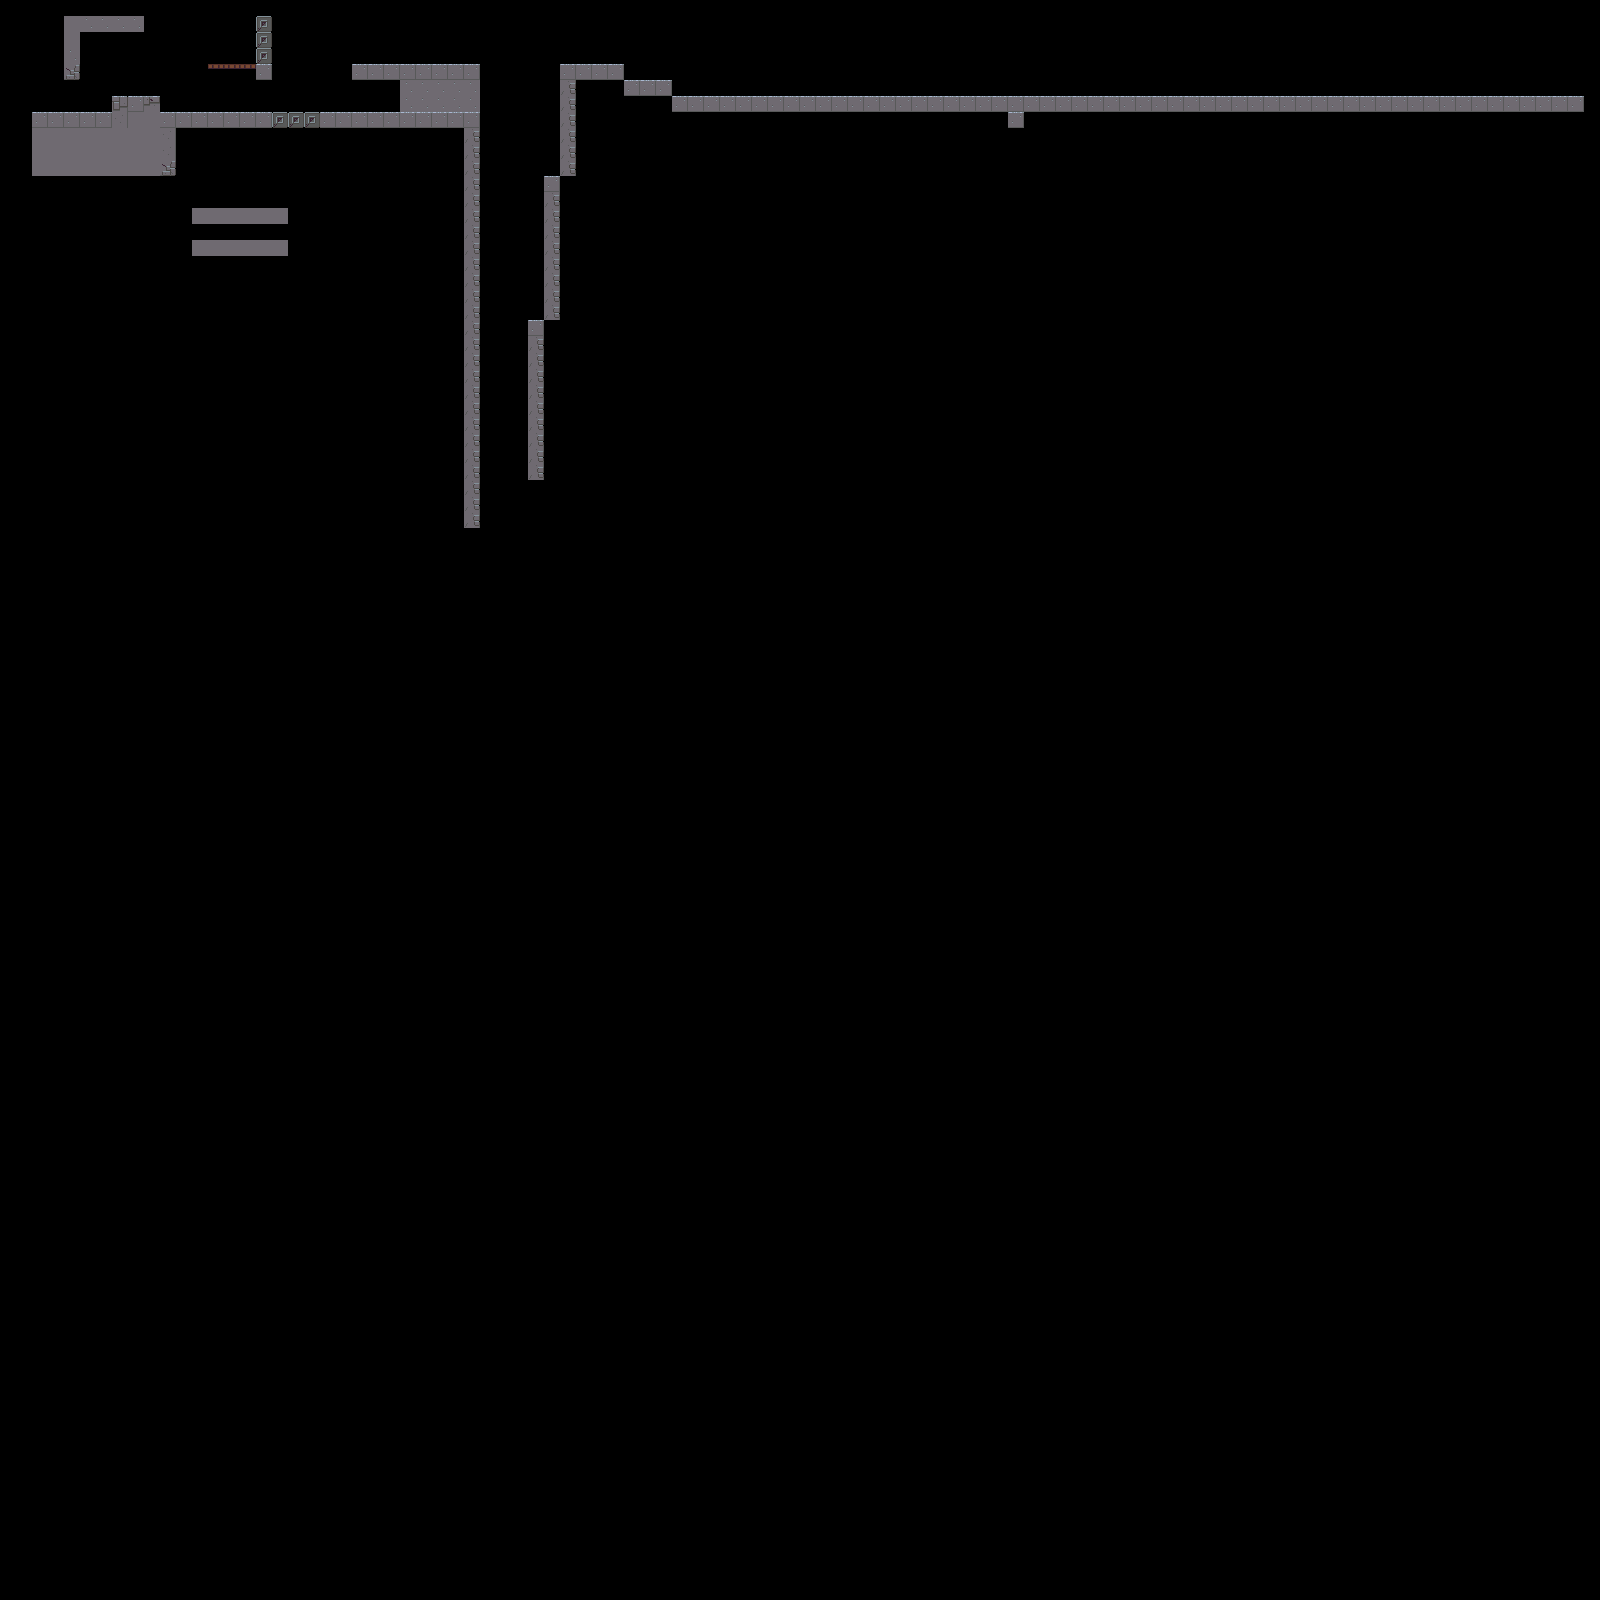

This game map was drawn from its Tiled (.tmx) file and the tilesets committed beside it. A one-line description and the trimmed map source follow:
An orthogonal 100x100 tile map with 16x16 px tiles, 2 tile layers (Collision, Foreground1), 2 hidden layers not drawn, 4 tilesets and 4 objects.

<map version="1.0" orientation="orthogonal" renderorder="right-down" width="100" height="100" tilewidth="16" tileheight="16" nextobjectid="15">
 <tileset firstgid="1" name="Collision" tilewidth="16" tileheight="16" tilecount="32" columns="8">
  <image source="collisionTiles.png" width="128" height="64" />
 </tileset>
 <tileset firstgid="33" name="Foreground1" tilewidth="16" tileheight="16" tilecount="256" columns="16">
  <image source="set1.png" width="256" height="256" />
 </tileset>
 <tileset firstgid="289" name="Foreground2" tilewidth="16" tileheight="16" tilecount="32" columns="8">
  <image source="set2.png" width="128" height="64" />
 </tileset>
 <tileset firstgid="321" name="Background" tilewidth="16" tileheight="16" tilecount="32" columns="8">
  <image source="setB.png" width="128" height="64" />
 </tileset>
 <layer name="Collision" width="100" height="100">
  <data>[10000 cells, 619 non-empty, 2 distinct tile ids]</data>
 </layer>
 <layer name="Background" width="100" height="100" visible="0">
  <data>[10000 cells, 4 non-empty, 2 distinct tile ids]</data>
 </layer>
 <layer name="Foreground1" width="100" height="100" opacity="0.84">
  <data>[10000 cells, 218 non-empty, 10 distinct tile ids]</data>
 </layer>
 <layer name="Foreground2" width="100" height="100" visible="0">
  <data>[10000 cells, 4 non-empty, 2 distinct tile ids]</data>
 </layer>
 <objectgroup name="Objects" visible="0" />
 <objectgroup name="Waypoints" visible="0">
  <object id="9" x="192" y="64">
   <polyline points="0,0 96,0 96,112 0,112 0,0" />
  </object>
  <object id="10" x="72" y="96">
   <polyline points="24,-32 120,-32" />
  </object>
  <object id="11" x="288" y="176">
   <polyline points="0,0 80,56" />
  </object>
  <object id="13" x="368" y="232">
   <polyline points="0,0 -184,0 -336,-24" />
  </object>
 </objectgroup>
</map>
